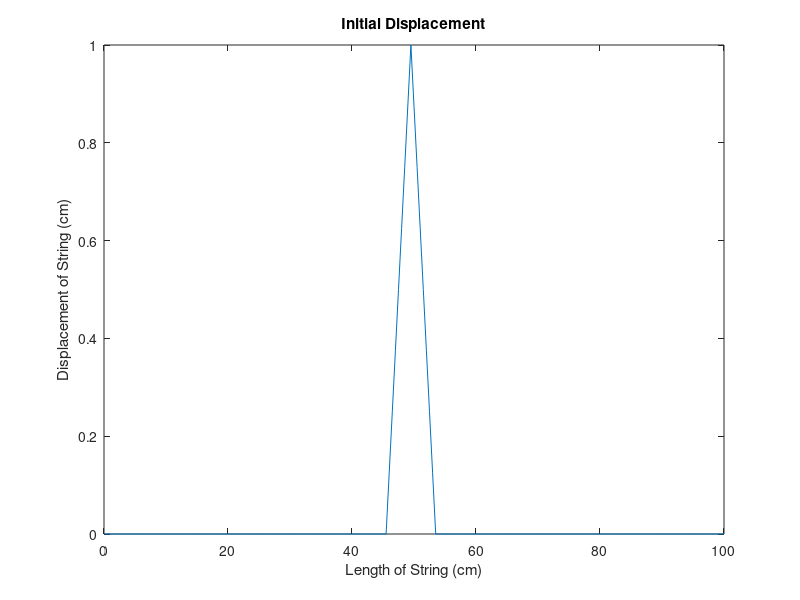

MATLAB code to generate this figure: (Note: this script raises an error after producing the figure.)
%%
% This code uses finite differencing to solve the wave PDE. For
% simplicity's sake I am simulating only a 1D wave through time. The wave
% has an initial displacement of a triangular wave right in the middle of
% the string and I will show how the wave propogates across the string with
% initially both ends of the string fixed for 500 seconds. The user inputs
% an alpha value which gives me a dt for the approximation and then I put
% all the dislacement values in a matrix with the columns representing the
% string at different points through time (so each column represents the
% string at a distinct time state). I then graph this using a mesh plot and
% observe what happens with different alpha and dt values.

clear all

L = 100; %length of string in cm
v=0.5; %wave velocity of string (cm/s)

dx=0.5;  % spatial grid spacing of string (in cm)

alpha= input('what alpha value do you want');
%user inputs alpha
dt = sqrt((dx*dx*alpha)/(v^2))% time step (in sec)
%calculated because alpha= (v*dt/dx)^2 rearrange that to find dt
tfinal = 500;   % total time for simulation (in sec)

X = 0:dx:L;       % space grid for string
T = 0:dt:tfinal;   % time grid

M = length(X);         % number of grid points in length
N = length(T);         % number of steps in time


u=zeros(M,N);   % intialize the displacement array, setting its size

%IC
%set first two time states with triangular wave as specified above
%since this is the initial displacement. I need to do this for
%first two time steps because my finite differencing iteration refers to
%time state two behind one I am trying to calculate.
for k=1:M
    if k*dx >46 && k*dx<50.5
        u(k,2)=u(k-1,2)+(1/8); %set triangular wave from 46 cm to 50 increasing by (1/8)
         u(k,1)=u(k,2);
    else if k*dx >= 50.5 && k*dx<=54
        u(k, 2)= u(k-1, 2)-(1/8); %finish the triangular wave by going back down to zero displacement
         u(k,1)=u(k,2);
    else
        u(k, 2)=0;
        u(k,1)=0;
        end
    end
end

%Dirichlet BC:
u(1, :)= 0; %For both ends of string
u(M, :)=0;

figure(1)
%Shows initial triangular pulse with a plot of displacement vs. x (length
%of string)
plot(X,u(:,1));
title('Initial Displacement')
xlabel('Length of String (cm)')
ylabel('Displacement of String (cm)')

%These boundary conditions cause
%the wave to invert over the displacement axis. So the wave points up and
%then when it reaches the end of the string the wave flips over and points
%down with a negative displacement. 

for n= 2: N-1      %time loop 
     for j= 2: M-1  %space loop
         %finite differencing iteration uses u(j, n-1) as said above in why
         %we need two initial condition states
         u(j,n+1) = 2*(1-alpha)*u(j,n)-u(j, n-1)+alpha*(u(j+1, n)+u(j-1, n));
     end       
end
 


 figure(2)
 mesh(T, X, u); %mesh plot showing triangular wave moving through time and across the 1d string
 title('Numerical Approximation of 1D String Through Time')
 xlabel('Time (sec)')
 ylabel('String Length (cm)')
 zlabel('Displacement of String (cm)')
 colorbar
 
%%

% When alpha equals 0.25 dt equals 0.5 and the wave behaves normally with
% a very nice mesh plot showing the wave moving exactly the way it is
% suppose to through time. Nothing in our numerical approximation of the
% PDE is acting weird. When I change alpha to 1.0 dt changes to 1.0 and I
% can see in the mesh plot how the bigger dt makes the numerical solution
% less accurate and more sparse. (for 0.25 the wave looked continuous going
% through time while when alpha and dt =1 I can see the discrete time steps
% we have taken). Other than that the solution is pretty good and their is
% no weird behavior from my numerical approximation. As soon as I move the
% alpha value a little above one to 1.0025 all credence to this numerical
% approximation is destroyed. The dt because lower than alpha which is what
% changes when going above one and in this case of alpha (1.0025) the data
% all spikes up at the beginning time step to make an oval shape and then
% as it goes through time the string has no displacement (the string just
% stays on zero). So this is obviously terribly wrong and a terrible
% representation of the wave PDE because the wave doesnt move through time
% and the initial wave insn't even trigular like it is suppose to be it is
% a weird circle shape.
% The values of alpha above zero obviously and at or below one give good
% approximations of the wave but an alpha value anywhere above one will give
% wildly wrong approximations for the PDE. It essentially breaks our
% numerical model. When alpha equals 1.0 is a boundary for our numerical 
% solution because it is where the time step gets twice as big as dx 
% (the way we laid outour spatial grid) of 0.5. This makes the dt too big 
% and leads to nonsensical answers.
